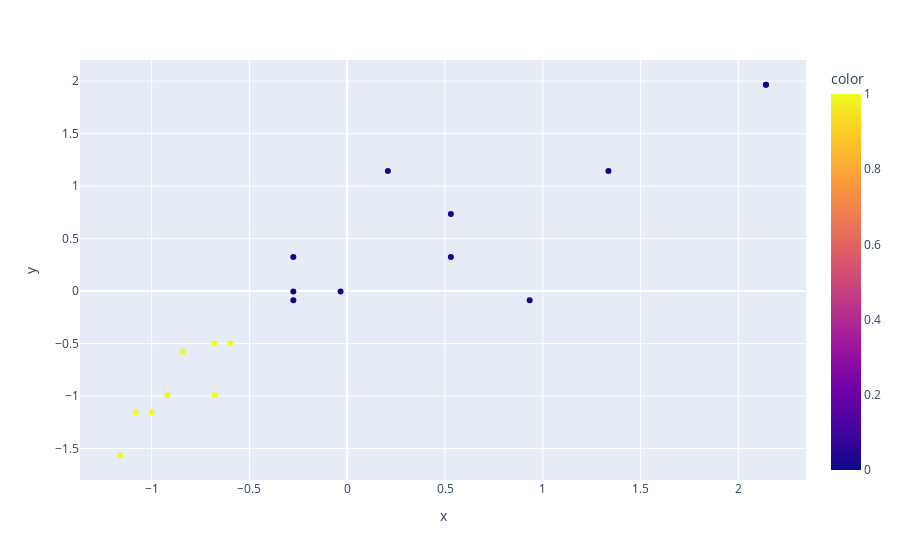

Notebook code cell kept with this figure:
### Code cell
# grafico dos clusters 
grafico2 = px.scatter (x = data[:,0], y = data[:,1], color = rotulos)
grafico2

### Figure 1 — Plotly figure (JSON) as saved in the notebook; plotly's stock layout.template omitted (floating-point values rounded to 4 significant figures)
{"data": [{"hovertemplate": "x=%{x}<br>y=%{y}<br>color=%{marker.color}<extra></extra>", "legendgroup": "", "marker": {"color": [1, 0, 1, 1, 0, 1, 0, 0, 0, 0, 1, 1, 0, 0, 1, 0, 1, 0, 0], "coloraxis": "coloraxis", "symbol": "circle"}, "mode": "markers", "name": "", "orientation": "v", "showlegend": false, "type": "scatter", "x": [-1.081, -0.2756, -0.6783, -0.9199, -0.2756, -0.5977, 0.5299, 1.335, 2.141, -0.03391, -1.0, -1.162, 0.5299, 0.9326, -0.6783, 2.141, -0.8394, -0.2756, 0.2077], "xaxis": "x", "y": [-1.153, -0.08639, -0.9891, -0.9891, 0.324, -0.4967, 0.7343, 1.145, 1.965, -0.004319, -1.153, -1.564, 0.324, -0.08639, -0.4967, 1.965, -0.5788, -0.004319, 1.145], "yaxis": "y"}], "layout": {"coloraxis": {"colorbar": {"title": {"text": "color"}}, "colorscale": [[0, "#0d0887"], [0.1111, "#46039f"], [0.2222, "#7201a8"], [0.3333, "#9c179e"], [0.4444, "#bd3786"], [0.5556, "#d8576b"], [0.6667, "#ed7953"], [0.7778, "#fb9f3a"], [0.8889, "#fdca26"], [1, "#f0f921"]]}, "legend": {"tracegroupgap": 0}, "margin": {"t": 60}, "xaxis": {"anchor": "y", "domain": [0, 1], "title": {"text": "x"}}, "yaxis": {"anchor": "x", "domain": [0, 1], "title": {"text": "y"}}}}
